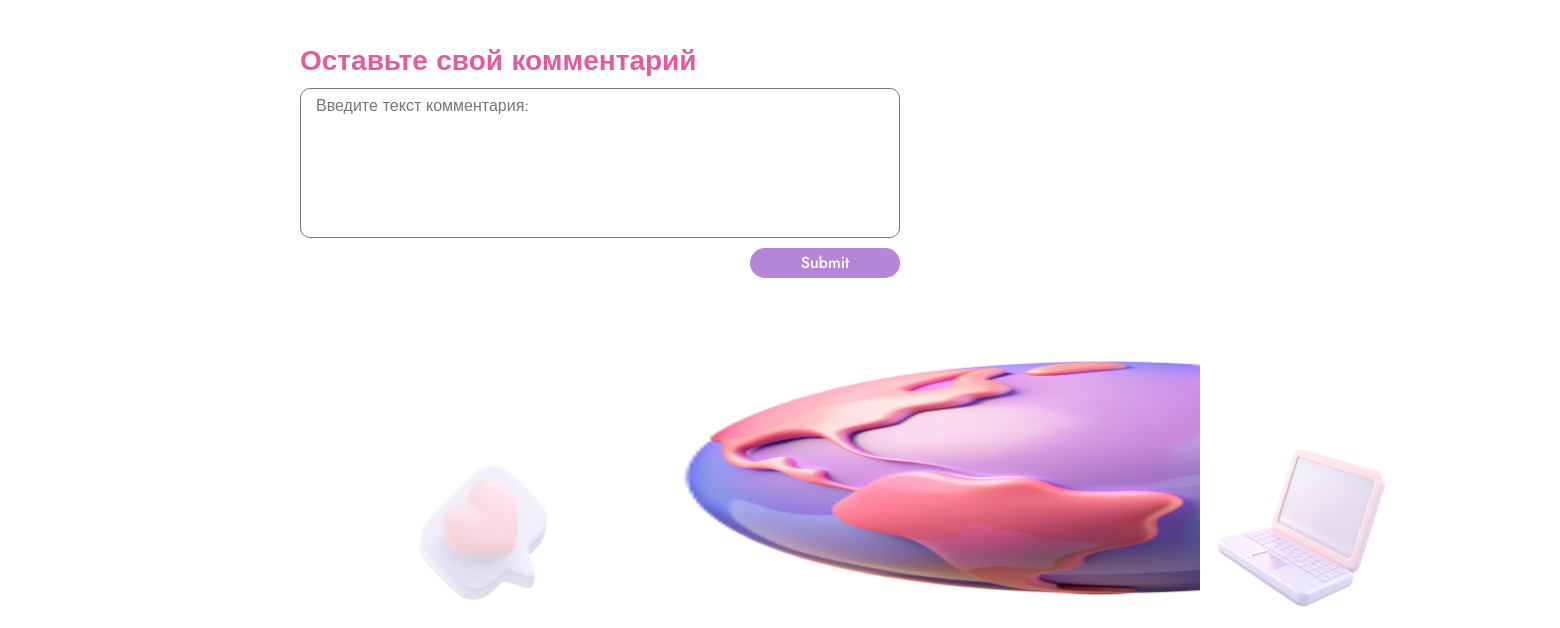
The page /ekaterinakopaeva3@gmail.com/rp/ (signed in, lower part) on the database as committed earlier.
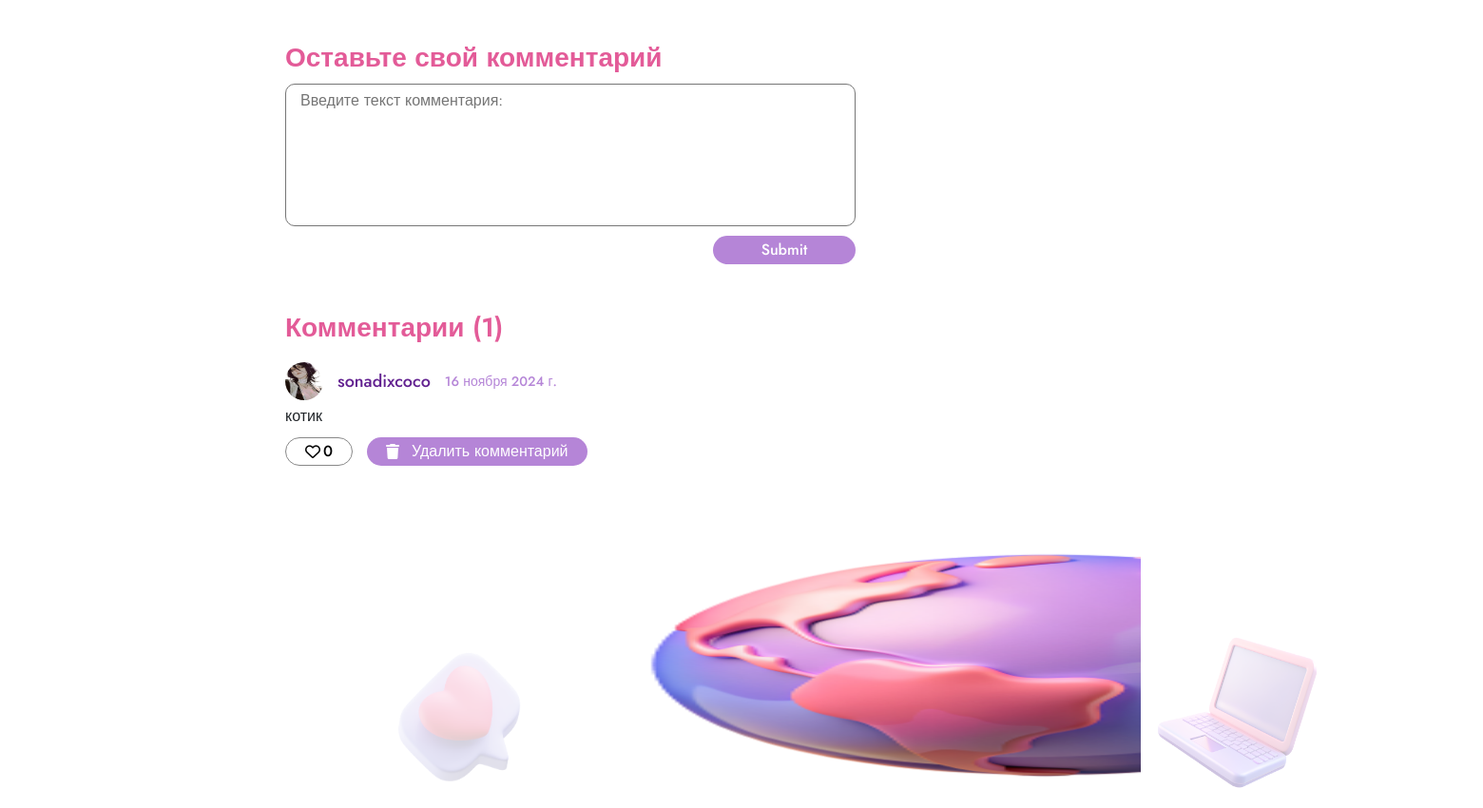
The same page on the database as committed later.
### mysite/models.py (models this page shows, shortened)
class Project(models.Model):
    autor = models.ForeignKey(User, on_delete=models.PROTECT, related_name="projects")
    name = models.CharField("Название проекта", max_length=100, blank=False)
    is_private = models.BooleanField("Приватный", default=False)
    is_pinned = models.BooleanField("Закрепленный", default=False)
    created_date = models.DateField(default=localdate)
    description = models.TextField("Описание проекта", blank=True)
    comments = models.ManyToManyField(Comment, related_name='project', blank=True)
    collaborators = models.ManyToManyField(User, related_name='collaborators', blank=True)
    likes = models.ManyToManyField(User, blank=True, related_name="liked_projects")
    files = models.ManyToManyField(UploadedFile, blank=True)
    class Meta:
        verbose_name = 'проект'
        verbose_name_plural = 'Проекты'

class Comment(models.Model):
    autor = models.ForeignKey(User, on_delete=models.PROTECT, related_name="comments")
    text = models.TextField("Комментарии", max_length=2000)
    data = models.DateField(default=localdate)
    liked_users = models.ManyToManyField(User, blank=True)
    class Meta:
        verbose_name = 'комментарий'
        verbose_name_plural = 'Комментарии'

class Profile(models.Model):
    user = models.OneToOneField(User, on_delete=models.CASCADE, related_name="profile", default=None, null=True)
    name = models.CharField("Имя", max_length=100, default="User", null=True, blank=True)
    telegram = models.CharField("Телеграм", max_length=50, blank=True, null=True, default="")
    register_date = models.DateField(default=localdate)
    photo = models.ImageField("Фото профиля", null=True, blank=True, upload_to="usersphotos/",
                              default='usersphotos/default.png')
    age = models.IntegerField("Возраст", default=18)
    organization = models.CharField("Организация", max_length=100,
                                     default="Самозанятый")
    followers = models.ManyToManyField(User, related_name='following')
    class Meta:
        verbose_name = 'профиль'
        verbose_name_plural = 'Профили'

### mysite/views.py (the view)
# urls.py: path('<str:autor>/<str:projectname>/', views.project, name='project'),
@login_required
def project(request, autor, projectname):
    autor_proj = User.objects.get(username=autor)
    project = Project.objects.get(autor=autor_proj.id, name=projectname)
    if request.method == "POST":
        comment_form = CommentForm(request.POST)
        if comment_form.is_valid():
            comment = comment_form.save(commit=False)
            comment.autor = request.user
            comment.text = comment_form.cleaned_data['text']
            comment.save()
            project.comments.add(comment)
            return redirect(f'/{project.autor.username}/{projectname}')
    else:
        comment_form = CommentForm()
    data = {
        'project': project,
        'comment_form': comment_form,
        'count_likes': len(project.likes.all())
    }
    return render(request, "project/project.html", data)

### mysite/forms.py (shortened to what this page needs)
class CommentForm(forms.ModelForm):
    class Meta:
        model = Comment
        fields = ('text',)
        widgets = {
            'text': forms.Textarea(attrs={"placeholder":"Введите текст комментария:"})
        }

### mysite/templates/project/project.html (shortened to what this page needs)
{% extends 'base.html' %}
{% load static %}
{% block head %}
    <link href="https://cdn.jsdelivr.net/npm/bootstrap@5.3.3/dist/css/bootstrap.min.css" rel="stylesheet">
    <link rel="stylesheet" href="{% static 'css/project/project.css' %}">
{% endblock %}
{% block content %}
    <main>
        <section class="project_comment_add">
            <h2 class="block_zag">Оставьте свой комментарий</h2>
            <form action="" method="POST">
                {{ comment_form.text }}
                <input type="submit">
            </form>
        </section>
        <section class="project_comments">
            {% if project.comments.all|length > 0 %}
                <h2 class="block_zag">Комментарии ({{ project.comments.all|length }})</h2>
                {% for com in project.comments.all %}
                    <div class="comment">
                        <div class="comment_header">
                            <a href="{% url 'profile' com.autor.username %}">
                                <img src="/media/{{ com.autor.profile.photo }}" alt="">
                            </a>
                            <p class="autor_name">{{ com.autor.username }}</p>
                            <p class="project_date">{{ com.data }}</p>
                        </div>
                        <div class="comment_text">
                            <p>{{ com.text }}</p>
                        </div>
                        <div class="comment_buttons">
                            <a  class="{% if not user in com.liked_users.all %} unlike_comment_btn {% endif %} like_c"
                                data-id="{{ com.id }}" id="com_{{ com.id }}" data-csrf="{{ csrf_token }}"
                                >
                                <i class="{% if user in com.liked_users.all %}
                                            fa-solid heart_checked
                                          {% else %}
                                            fa-regular
                                          {% endif %} fa-heart"></i>
                                <p class="count_likes">{{ com.liked_users.all|length }}</p>
                            </a>
                            {% if com.autor == user or user.is_superuser %}
                                <a class="delete_review_btn"
                                   data-id="{{ com.id }}"
                                   id="com_del_{{ com.id }}"
                                   data-csrf="{{ csrf_token }}">
                                    <i class="fa-solid fa-trash"></i>
                                    <p>Удалить комментарий</p>
                                </a>
                            {% endif %}
                        </div>
                    </div>
                {% endfor %}
            {% else %}
                {% comment %} <h2 class="block_zag">Комментариев пока нет...</h2> {% endcomment %}
            {% endif %}
        </section>
    </main>
{% endblock %}

### mysite/templates/base.html (shortened to what this page needs)
{% load static %}
<!DOCTYPE html>
<html lang="ru">
  <head>
    {% block head %}{% endblock %}
    <link rel="stylesheet" href="{% static 'css/style.css' %}"/>
  </head>
  <body>
    <section class="main" id="main">
      {% block content %}{% endblock %}
      <footer>
        <img src="{% static "img/site_img/base/message_love.png" %}" alt=""class="message_love">
        <img src="{% static "img/site_img/base/planet.png" %}" alt="" class="planet">
        <img src="{% static "img/site_img/base/computer.png" %}" class="computer">
      </footer>
    </section>
  </body>
</html>

### mysite/static/css/project/project.css (style rules this page uses)
h2, p, a, img { margin: 0; padding: 0; }
main { width: 1200px; margin: 0 auto; }
.block_zag { font-size: 28px; margin-bottom: 10px; color: var(--pink); font-weight: 600; }

### mysite/static/css/style.css (style rules this page uses)
* { margin: 0; padding: 0; box-sizing: border-box; font-family: "Jost", sans-serif; }
:root { --width: 1800px; --fiol: #B585D7; --pink: #E35B98; }
body { min-height: 100vh; display: flex; flex-direction: column; justify-content: space-between; align-self: center; }
.main { position: absolute; top: 0; left: 0; width: 100%; margin-top: 100px; z-index: 100; opacity: 1; transition: 1s; }
footer { display: flex; justify-content: center; align-items: end; margin-top: 100px; width: var(--width); margin: 0 auto; }
.message_love, .computer { width: 200px; height: 200px; }
.computer { opacity: 0.3; }
.planet { width: 600px; height: 300px; }

Rows that differ between the two databases and show on the page:
now on this page (row edited): Project: comments.all|length "1"
added Comment: autor.profile.photo (picture), autor.username "sonadixcoco", data "16 ноября 2024 г.", text "котик", liked_users.all|length "0"
Other text that changed with them:
text now shown: "Комментарии ( )"
